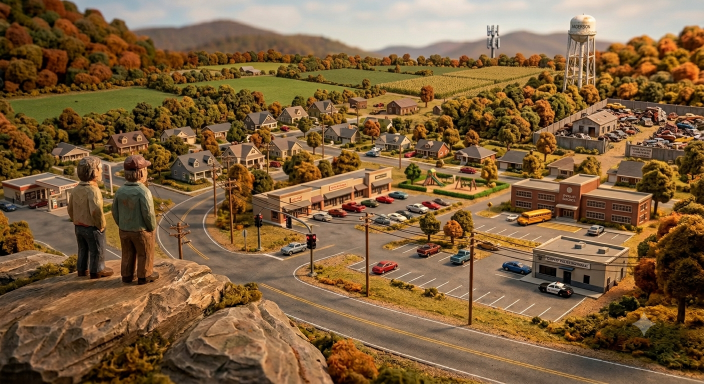
#> input picture art/1784747706759.png, 1408 x 768 px, found by its file name (shown at 1/2 size); its folder holds only this picture in this run
$ python handdepth.py
#> lines starting #> are read from the running program, lines starting #| are printed output that depends on the picture; after the words box and inside, x2 and y2 are one past the last pixel; in counts of white or black regions, pixels touching at a corner belong together
#!/usr/bin/env python3
"""
handdepth.py — hand-authored depth maps for the three sample stills, used only
because the depth model's host was unreachable from the build container.
Real maps come from depth.py (Depth-Anything). Same output contract:
art/depth/<stem>.depth.png, 8-bit, bright = near.
"""
from PIL import Image, ImageDraw, ImageFilter
import numpy as np
from pathlib import Path

W, H = 1408, 768
OUT = Path("art/depth"); OUT.mkdir(parents=True, exist_ok=True)

def vgrad(y0, d0, y1, d1):
    """depth as a function of row: linear from (y0,d0) to (y1,d1), clamped."""
    ys = np.arange(H)[:, None].astype(np.float32)
    t = np.clip((ys - y0) / max(1, (y1 - y0)), 0, 1)
    return np.broadcast_to(d0 + (d1 - d0) * t, (H, W)).copy()

def poly(base, pts, depth, feather=3):
#> called with depth = 0.02, feather = 6
    m = Image.new("L", (W, H), 0)
#> m: PIL image 1408x768 L; every value is 0
    ImageDraw.Draw(m).polygon(pts, fill=255)
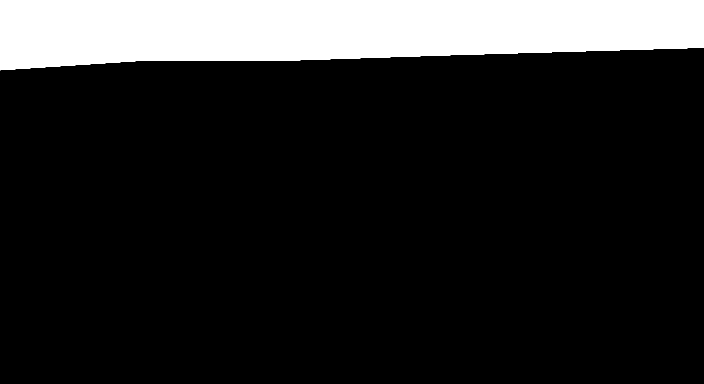
#> m: PIL image 1408x768 L (shown at 1/2 size); 15% white; 1 white region, box (x1, y1, x2, y2) and area: (0, 0, 1408, 141) 162469
    if feather: m = m.filter(ImageFilter.GaussianBlur(feather))
    a = np.asarray(m, dtype=np.float32) / 255.0
    return base * (1 - a) + depth * a
#> in poly (call 2), `ImageDraw.Draw(m).polygon(pts, fill=255)`: m: PIL image 1408x768 L; 5.3% white; 1 white region, box (x1, y1, x2, y2) and area: (1150, 521, 1408, 768) 57552
#> in poly (call 3), `ImageDraw.Draw(m).polygon(pts, fill=255)`: m: PIL image 1408x768 L; 11.8% white; 1 white region, box (x1, y1, x2, y2) and area: (0, 480, 599, 768) 128048
#> in poly (call 4), `ImageDraw.Draw(m).polygon(pts, fill=255)`: m: PIL image 1408x768 L; 1.5% white; 1 white region, box (x1, y1, x2, y2) and area: (140, 318, 216, 561) 15955
#> in poly (call 5), `ImageDraw.Draw(m).polygon(pts, fill=255)`: m: PIL image 1408x768 L; 1.9% white; 1 white region, box (x1, y1, x2, y2) and area: (230, 308, 323, 561) 20729
#> in poly (call 5), `return base * (1 - a) + depth * a`:
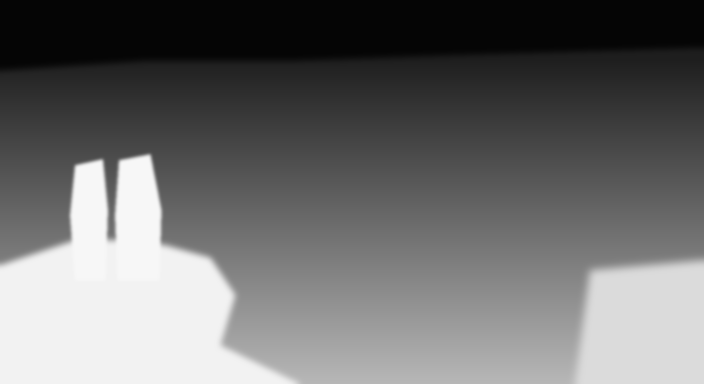
#> returned value: shape (768, 1408) float32 (shown at 1/2 size); min 0.02, max 0.97, mean 0.426

def save(stem, d, blur=2.0):
#> called with stem = '1784747706759', blur = 2
    d = np.clip(d, 0, 1)
    im = Image.fromarray((d * 255).astype(np.uint8), "L").filter(ImageFilter.GaussianBlur(blur))
    im.save(OUT / f"{stem}.depth.png", optimize=True)
    Image.open(f"art/{stem}.png").convert("RGB").save(OUT / f"{stem}.jpg", quality=86, optimize=True)
    print("wrote", stem)

# --- 1: the town from the overlook -----------------------------------------
d = vgrad(120, 0.12, 768, 0.72)                      # town recedes to the horizon
d = poly(d, [(0,0),(W,0),(W,95),(900,110),(600,120),(300,120),(0,140)], 0.02, 6)   # sky + far ridge
d = poly(d, [(1180,540),(1408,520),(1408,768),(1150,768)], 0.86, 8)                # right foreground brush
d = poly(d, [(0,530),(150,480),(260,480),(330,490),(420,515),(470,590),(440,690),(600,768),(0,768)], 0.95, 6)  # the rock
d = poly(d, [(150,330),(205,318),(215,420),(210,560),(150,560),(140,430)], 0.97, 3)   # figure 1
d = poly(d, [(238,320),(300,308),(322,420),(318,560),(235,560),(230,430)], 0.97, 3)   # figure 2
save("1784747706759", d)

# --- 2: Dale on the porch step -----------------------------------------------
d = vgrad(0, 0.10, 768, 0.55)                        # far trees → the gravel toward camera
d = poly(d, [(0,0),(380,0),(380,768),(0,768)], 0.68, 10)                            # the house wall + screen door
#> in poly (call 6), `ImageDraw.Draw(m).polygon(pts, fill=255)`:
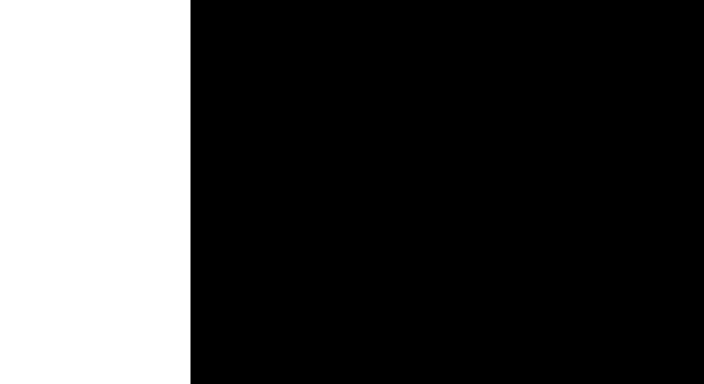
#> m: PIL image 1408x768 L (shown at 1/2 size); 27.1% white; 1 white region, box (x1, y1, x2, y2) and area: (0, 0, 381, 768) 292608
d = poly(d, [(0,560),(520,520),(900,640),(900,768),(0,768)], 0.80, 10)              # the porch boards
#> in poly (call 7), `ImageDraw.Draw(m).polygon(pts, fill=255)`: m: PIL image 1408x768 L; 17.6% white; 1 white region, box (x1, y1, x2, y2) and area: (0, 520, 901, 768) 189788
#> in poly (call 7), `if feather: m = m.filter(ImageFilter.GaussianBlur(feather))`:
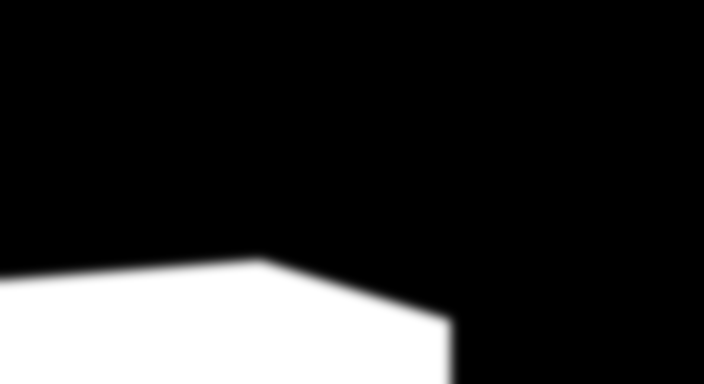
#> m: PIL image 1408x768 L (shown at 1/2 size); min 0, max 255, mean 44.8
#> in poly (call 7), `return base * (1 - a) + depth * a`:
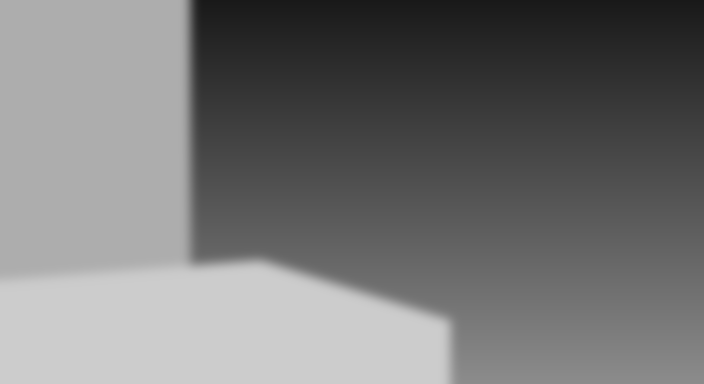
#> returned value: shape (768, 1408) float32 (shown at 1/2 size); min 0.1, max 0.8, mean 0.461
d = poly(d, [(400,70),(560,55),(620,150),(600,260),(560,330),(700,400),(740,540),(700,768),(190,768),(200,520),(300,380),(380,320),(390,200)], 0.96, 3)  # Dale
#> in poly (call 8), `ImageDraw.Draw(m).polygon(pts, fill=255)`:
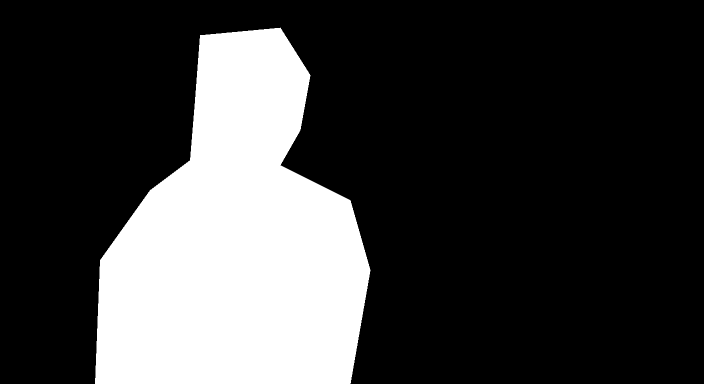
#> m: PIL image 1408x768 L (shown at 1/2 size); 24.5% white; 1 white region, box (x1, y1, x2, y2) and area: (190, 55, 741, 768) 264752
#> in poly (call 8), `return base * (1 - a) + depth * a`:
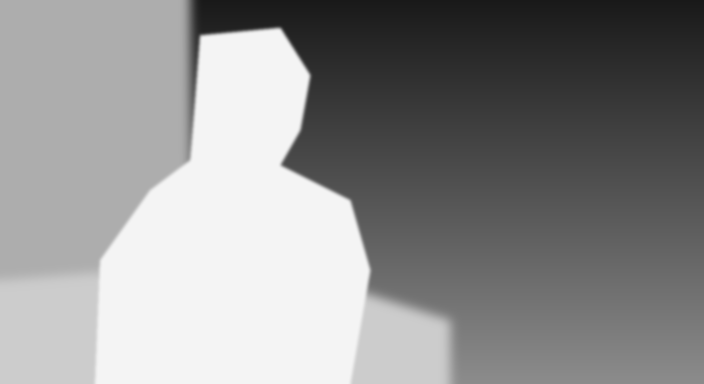
#> returned value: shape (768, 1408) float32 (shown at 1/2 size); min 0.1, max 0.96, mean 0.559
save("1784749922735", d)
#> (the run stopped early here; a loop or call above may not have finished)
